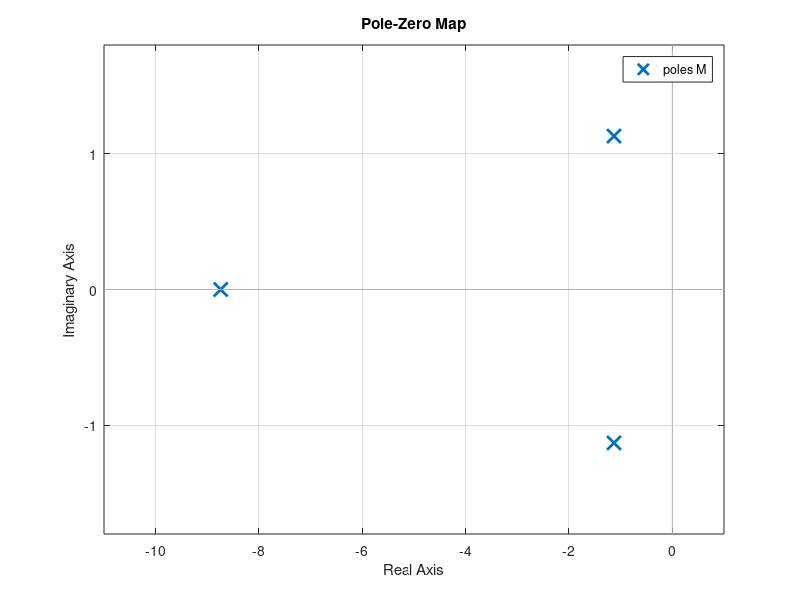

MATLAB code for this plot:
% %%%%%%%%%%%%%%%%%%%%%%%%%%%%%%%%%%%
% 
% Ejercicio X 
% Realizado por: Matías Nahuel López
% 
% Universidad Tecnológica Nacional
% Facultad Regional de Buenos Aires
% 
% Legajo: 153.327-7
% Contacto: matias@matnalopez.com.ar
% 
% %%%%%%%%%%%%%%%%%%%%%%%%%%%%%%%%%%%

%% Inicialización

% Generales
clear; clc; close all;
s = tf('s');

% Para gráficos
T_inicio    = 0;
delta_t     = 0.01;
T_final     = 8;
t           = (T_inicio:delta_t:T_final)';


%% Datos del problema

num_G1 = 10;
den_G1 = s*(s+1)*(s+10);

G1 = num_G1 / den_G1;

[numG1, denG1] = tfdata(G1, 'v')


%% Resolución

% Pruebo kt=5.98 
% k = 5.98
% k = 1 + kt
% No me sirve, queda p3=-1,2 siendo dominante

% Pruebo k=2.23
k = 2.23
kt = k - 1
% Si me sirve! Vamos con este

M1 = feedback(G1, kt*s);
[numM1, denM1] = tfdata(M1, 'v')


M = feedback(k*M1, 1);
pzmap(M)
